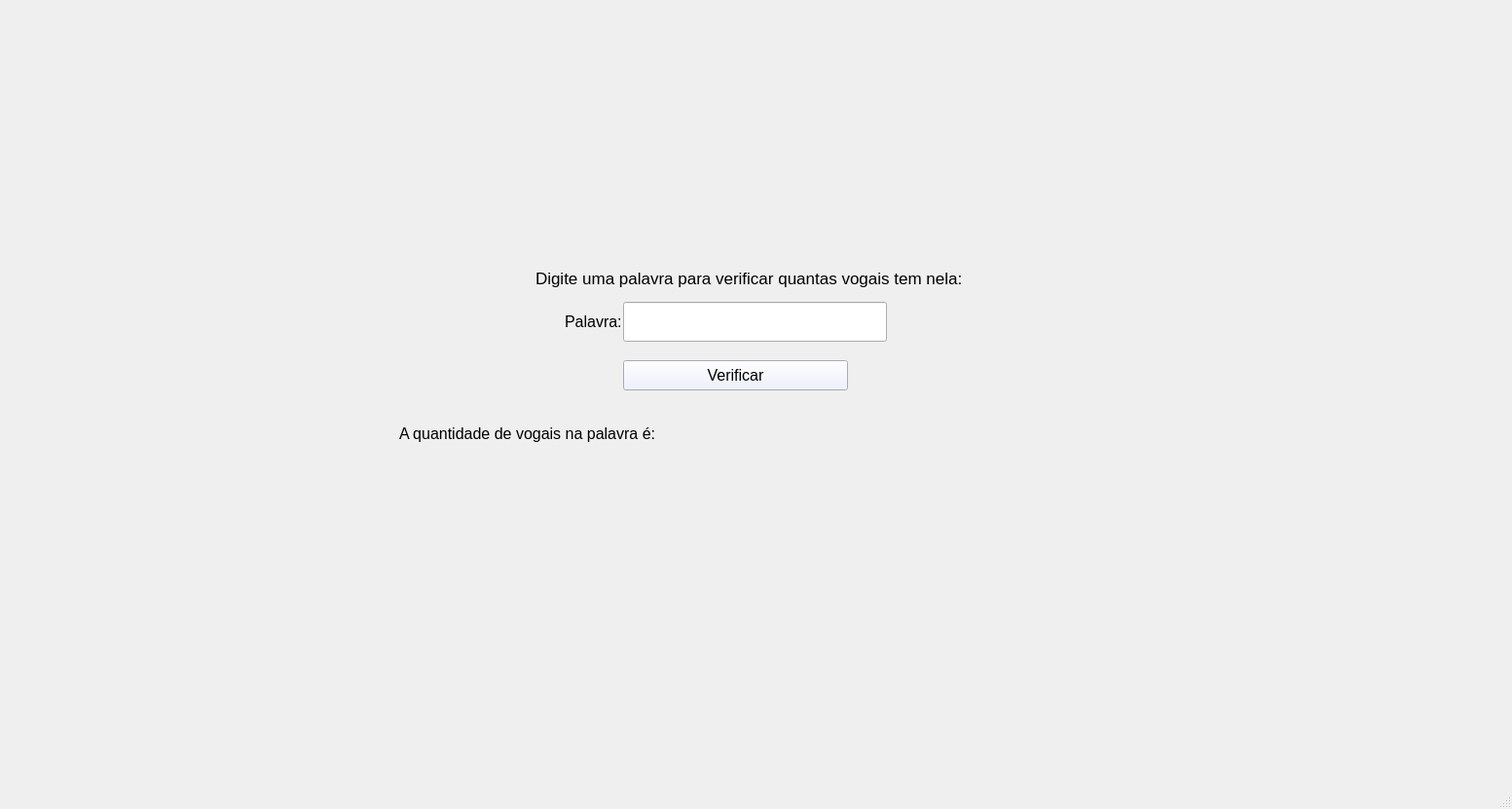
<?xml version="1.0" encoding="UTF-8"?>
<ui version="4.0">
 <class>MainWindow</class>
 <widget class="QMainWindow" name="MainWindow">
  <property name="geometry">
   <rect>
    <x>0</x>
    <y>0</y>
    <width>1553</width>
    <height>831</height>
   </rect>
  </property>
  <property name="windowTitle">
   <string>MainWindow</string>
  </property>
  <widget class="QWidget" name="centralwidget">
   <widget class="QLineEdit" name="lineEditPalavra">
    <property name="geometry">
     <rect>
      <x>640</x>
      <y>310</y>
      <width>271</width>
      <height>41</height>
     </rect>
    </property>
    <property name="font">
     <font>
      <family>Arial</family>
      <pointsize>12</pointsize>
     </font>
    </property>
    <property name="text">
     <string>  </string>
    </property>
   </widget>
   <widget class="QLabel" name="labelDescricao">
    <property name="geometry">
     <rect>
      <x>550</x>
      <y>270</y>
      <width>501</width>
      <height>31</height>
     </rect>
    </property>
    <property name="font">
     <font>
      <family>Arial</family>
      <pointsize>13</pointsize>
     </font>
    </property>
    <property name="text">
     <string>Digite uma palavra para verificar quantas vogais tem nela:</string>
    </property>
   </widget>
   <widget class="QPushButton" name="pushButtonVerificar">
    <property name="geometry">
     <rect>
      <x>640</x>
      <y>370</y>
      <width>231</width>
      <height>31</height>
     </rect>
    </property>
    <property name="font">
     <font>
      <family>Arial</family>
      <pointsize>12</pointsize>
     </font>
    </property>
    <property name="styleSheet">
     <string notr="true">background: #eaedff;</string>
    </property>
    <property name="text">
     <string>Verificar</string>
    </property>
   </widget>
   <widget class="QLabel" name="labelNum">
    <property name="geometry">
     <rect>
      <x>580</x>
      <y>310</y>
      <width>61</width>
      <height>41</height>
     </rect>
    </property>
    <property name="font">
     <font>
      <family>Arial</family>
      <pointsize>12</pointsize>
     </font>
    </property>
    <property name="text">
     <string>Palavra:</string>
    </property>
   </widget>
   <widget class="QLabel" name="labelResultado">
    <property name="geometry">
     <rect>
      <x>410</x>
      <y>420</y>
      <width>571</width>
      <height>51</height>
     </rect>
    </property>
    <property name="font">
     <font>
      <family>Arial</family>
      <pointsize>12</pointsize>
     </font>
    </property>
    <property name="text">
     <string>A quantidade de vogais na palavra é:  </string>
    </property>
   </widget>
  </widget>
  <widget class="QMenuBar" name="menubar">
   <property name="geometry">
    <rect>
     <x>0</x>
     <y>0</y>
     <width>1553</width>
     <height>21</height>
    </rect>
   </property>
  </widget>
  <widget class="QStatusBar" name="statusbar"/>
 </widget>
 <resources/>
 <connections/>
</ui>
